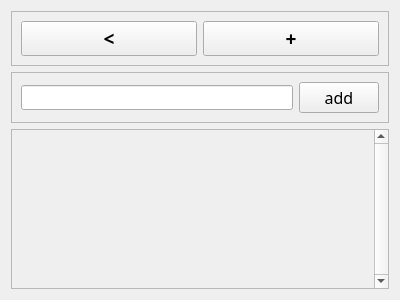
<?xml version="1.0" encoding="UTF-8"?>
<ui version="4.0">
 <class>ToDoAreaWidget</class>
 <widget class="QWidget" name="ToDoAreaWidget">
  <property name="geometry">
   <rect>
    <x>0</x>
    <y>0</y>
    <width>400</width>
    <height>300</height>
   </rect>
  </property>
  <property name="windowTitle">
   <string>Form</string>
  </property>
  <layout class="QVBoxLayout" name="verticalLayout_2">
   <item>
    <layout class="QVBoxLayout" name="directionLayout">
     <item>
      <widget class="QFrame" name="toDoAreaButtonsFrame">
       <property name="sizePolicy">
        <sizepolicy hsizetype="Preferred" vsizetype="Maximum">
         <horstretch>0</horstretch>
         <verstretch>60</verstretch>
        </sizepolicy>
       </property>
       <property name="frameShape">
        <enum>QFrame::StyledPanel</enum>
       </property>
       <property name="frameShadow">
        <enum>QFrame::Raised</enum>
       </property>
       <layout class="QHBoxLayout" name="horizontalLayout_2">
        <item>
         <widget class="QPushButton" name="backButton">
          <property name="font">
           <font>
            <family>Mongolian Baiti</family>
            <pointsize>14</pointsize>
            <weight>75</weight>
            <bold>true</bold>
           </font>
          </property>
          <property name="text">
           <string>&lt;</string>
          </property>
         </widget>
        </item>
        <item>
         <widget class="QPushButton" name="newToDoButton">
          <property name="font">
           <font>
            <family>Mongolian Baiti</family>
            <pointsize>14</pointsize>
            <weight>75</weight>
            <bold>true</bold>
           </font>
          </property>
          <property name="text">
           <string>+</string>
          </property>
         </widget>
        </item>
       </layout>
      </widget>
     </item>
     <item>
      <widget class="QFrame" name="addToDoFrame">
       <property name="sizePolicy">
        <sizepolicy hsizetype="Preferred" vsizetype="Maximum">
         <horstretch>0</horstretch>
         <verstretch>0</verstretch>
        </sizepolicy>
       </property>
       <property name="frameShape">
        <enum>QFrame::StyledPanel</enum>
       </property>
       <property name="frameShadow">
        <enum>QFrame::Raised</enum>
       </property>
       <layout class="QVBoxLayout" name="verticalLayout">
        <item>
         <layout class="QVBoxLayout" name="addToDoLayout">
          <item>
           <layout class="QHBoxLayout" name="addNoteLayout">
            <item>
             <widget class="QLineEdit" name="addToDoLineEdit">
              <property name="maximumSize">
               <size>
                <width>16777215</width>
                <height>25</height>
               </size>
              </property>
              <property name="font">
               <font>
                <family>Mongolian Baiti</family>
                <pointsize>12</pointsize>
                <italic>true</italic>
               </font>
              </property>
              <property name="focusPolicy">
               <enum>Qt::StrongFocus</enum>
              </property>
              <property name="autoFillBackground">
               <bool>false</bool>
              </property>
             </widget>
            </item>
            <item>
             <widget class="QPushButton" name="addToDoButton">
              <property name="font">
               <font>
                <family>Mongolian Baiti</family>
                <pointsize>12</pointsize>
               </font>
              </property>
              <property name="text">
               <string>add</string>
              </property>
             </widget>
            </item>
           </layout>
          </item>
         </layout>
        </item>
       </layout>
      </widget>
     </item>
    </layout>
   </item>
   <item>
    <widget class="QScrollArea" name="ToDoScrollArea">
     <property name="maximumSize">
      <size>
       <width>16777215</width>
       <height>16777215</height>
      </size>
     </property>
     <property name="verticalScrollBarPolicy">
      <enum>Qt::ScrollBarAlwaysOn</enum>
     </property>
     <property name="widgetResizable">
      <bool>true</bool>
     </property>
     <property name="alignment">
      <set>Qt::AlignLeading|Qt::AlignLeft|Qt::AlignTop</set>
     </property>
     <widget class="QWidget" name="ToDoScrollAreaLayout">
      <property name="geometry">
       <rect>
        <x>0</x>
        <y>0</y>
        <width>355</width>
        <height>145</height>
       </rect>
      </property>
      <property name="layoutDirection">
       <enum>Qt::LeftToRight</enum>
      </property>
      <property name="autoFillBackground">
       <bool>true</bool>
      </property>
      <layout class="QVBoxLayout" name="ScrollAreaLayout">
       <property name="spacing">
        <number>1</number>
       </property>
       <property name="sizeConstraint">
        <enum>QLayout::SetDefaultConstraint</enum>
       </property>
       <property name="leftMargin">
        <number>1</number>
       </property>
       <property name="topMargin">
        <number>1</number>
       </property>
       <property name="rightMargin">
        <number>1</number>
       </property>
       <property name="bottomMargin">
        <number>1</number>
       </property>
      </layout>
     </widget>
    </widget>
   </item>
  </layout>
 </widget>
 <resources/>
 <connections/>
</ui>
